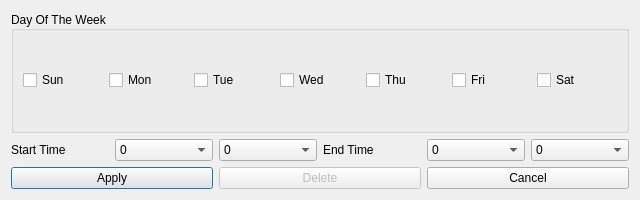
<?xml version="1.0" encoding="UTF-8"?>
<ui version="4.0">
 <class>PolicyConfig</class>
 <widget class="QDialog" name="PolicyConfig">
  <property name="geometry">
   <rect>
    <x>0</x>
    <y>0</y>
    <width>640</width>
    <height>200</height>
   </rect>
  </property>
  <property name="windowTitle">
   <string>Dialog</string>
  </property>
  <layout class="QVBoxLayout" name="verticalLayout">
   <item>
    <widget class="QGroupBox" name="dayOfTheWeekLayout">
     <property name="title">
      <string>Day Of The Week</string>
     </property>
     <property name="alignment">
      <set>Qt::AlignLeading|Qt::AlignLeft|Qt::AlignVCenter</set>
     </property>
     <layout class="QHBoxLayout" name="horizontalLayout">
      <item>
       <widget class="QCheckBox" name="dayOfTheWeekCheck_0">
        <property name="text">
         <string>Sun</string>
        </property>
       </widget>
      </item>
      <item>
       <widget class="QCheckBox" name="dayOfTheWeekCheck_1">
        <property name="text">
         <string>Mon</string>
        </property>
       </widget>
      </item>
      <item>
       <widget class="QCheckBox" name="dayOfTheWeekCheck_2">
        <property name="text">
         <string>Tue</string>
        </property>
       </widget>
      </item>
      <item>
       <widget class="QCheckBox" name="dayOfTheWeekCheck_3">
        <property name="text">
         <string>Wed</string>
        </property>
       </widget>
      </item>
      <item>
       <widget class="QCheckBox" name="dayOfTheWeekCheck_4">
        <property name="text">
         <string>Thu</string>
        </property>
       </widget>
      </item>
      <item>
       <widget class="QCheckBox" name="dayOfTheWeekCheck_5">
        <property name="text">
         <string>Fri</string>
        </property>
       </widget>
      </item>
      <item>
       <widget class="QCheckBox" name="dayOfTheWeekCheck_6">
        <property name="text">
         <string>Sat</string>
        </property>
       </widget>
      </item>
     </layout>
    </widget>
   </item>
   <item>
    <layout class="QHBoxLayout" name="timeLayout">
     <property name="topMargin">
      <number>0</number>
     </property>
     <item>
      <layout class="QHBoxLayout" name="horizontalLayout_2">
       <property name="rightMargin">
        <number>0</number>
       </property>
       <item>
        <widget class="QLabel" name="start_time_label">
         <property name="text">
          <string>Start Time</string>
         </property>
         <property name="alignment">
          <set>Qt::AlignLeading|Qt::AlignLeft|Qt::AlignVCenter</set>
         </property>
        </widget>
       </item>
       <item>
        <widget class="QComboBox" name="sHourBox">
         <item>
          <property name="text">
           <string>0</string>
          </property>
         </item>
         <item>
          <property name="text">
           <string>1</string>
          </property>
         </item>
         <item>
          <property name="text">
           <string>2</string>
          </property>
         </item>
         <item>
          <property name="text">
           <string>3</string>
          </property>
         </item>
         <item>
          <property name="text">
           <string>4</string>
          </property>
         </item>
         <item>
          <property name="text">
           <string>5</string>
          </property>
         </item>
         <item>
          <property name="text">
           <string>6</string>
          </property>
         </item>
         <item>
          <property name="text">
           <string>7</string>
          </property>
         </item>
         <item>
          <property name="text">
           <string>8</string>
          </property>
         </item>
         <item>
          <property name="text">
           <string>9</string>
          </property>
         </item>
         <item>
          <property name="text">
           <string>10</string>
          </property>
         </item>
         <item>
          <property name="text">
           <string>11</string>
          </property>
         </item>
         <item>
          <property name="text">
           <string>12</string>
          </property>
         </item>
         <item>
          <property name="text">
           <string>13</string>
          </property>
         </item>
         <item>
          <property name="text">
           <string>14</string>
          </property>
         </item>
         <item>
          <property name="text">
           <string>15</string>
          </property>
         </item>
         <item>
          <property name="text">
           <string>16</string>
          </property>
         </item>
         <item>
          <property name="text">
           <string>17</string>
          </property>
         </item>
         <item>
          <property name="text">
           <string>18</string>
          </property>
         </item>
         <item>
          <property name="text">
           <string>19</string>
          </property>
         </item>
         <item>
          <property name="text">
           <string>20</string>
          </property>
         </item>
         <item>
          <property name="text">
           <string>21</string>
          </property>
         </item>
         <item>
          <property name="text">
           <string>22</string>
          </property>
         </item>
         <item>
          <property name="text">
           <string>23</string>
          </property>
         </item>
        </widget>
       </item>
       <item>
        <widget class="QComboBox" name="sMinBox">
         <property name="maxVisibleItems">
          <number>6</number>
         </property>
         <item>
          <property name="text">
           <string>0</string>
          </property>
         </item>
         <item>
          <property name="text">
           <string>10</string>
          </property>
         </item>
         <item>
          <property name="text">
           <string>20</string>
          </property>
         </item>
         <item>
          <property name="text">
           <string>30</string>
          </property>
         </item>
         <item>
          <property name="text">
           <string>40</string>
          </property>
         </item>
         <item>
          <property name="text">
           <string>50</string>
          </property>
         </item>
        </widget>
       </item>
      </layout>
     </item>
     <item>
      <layout class="QHBoxLayout" name="horizontalLayout_3">
       <item>
        <widget class="QLabel" name="end_time_label">
         <property name="text">
          <string>End Time</string>
         </property>
         <property name="alignment">
          <set>Qt::AlignLeading|Qt::AlignLeft|Qt::AlignVCenter</set>
         </property>
        </widget>
       </item>
       <item>
        <widget class="QComboBox" name="eHourBox">
         <item>
          <property name="text">
           <string>0</string>
          </property>
         </item>
         <item>
          <property name="text">
           <string>1</string>
          </property>
         </item>
         <item>
          <property name="text">
           <string>2</string>
          </property>
         </item>
         <item>
          <property name="text">
           <string>3</string>
          </property>
         </item>
         <item>
          <property name="text">
           <string>4</string>
          </property>
         </item>
         <item>
          <property name="text">
           <string>5</string>
          </property>
         </item>
         <item>
          <property name="text">
           <string>6</string>
          </property>
         </item>
         <item>
          <property name="text">
           <string>7</string>
          </property>
         </item>
         <item>
          <property name="text">
           <string>8</string>
          </property>
         </item>
         <item>
          <property name="text">
           <string>9</string>
          </property>
         </item>
         <item>
          <property name="text">
           <string>10</string>
          </property>
         </item>
         <item>
          <property name="text">
           <string>11</string>
          </property>
         </item>
         <item>
          <property name="text">
           <string>12</string>
          </property>
         </item>
         <item>
          <property name="text">
           <string>13</string>
          </property>
         </item>
         <item>
          <property name="text">
           <string>14</string>
          </property>
         </item>
         <item>
          <property name="text">
           <string>15</string>
          </property>
         </item>
         <item>
          <property name="text">
           <string>16</string>
          </property>
         </item>
         <item>
          <property name="text">
           <string>17</string>
          </property>
         </item>
         <item>
          <property name="text">
           <string>18</string>
          </property>
         </item>
         <item>
          <property name="text">
           <string>19</string>
          </property>
         </item>
         <item>
          <property name="text">
           <string>20</string>
          </property>
         </item>
         <item>
          <property name="text">
           <string>21</string>
          </property>
         </item>
         <item>
          <property name="text">
           <string>22</string>
          </property>
         </item>
         <item>
          <property name="text">
           <string>23</string>
          </property>
         </item>
         <item>
          <property name="text">
           <string>24</string>
          </property>
         </item>
        </widget>
       </item>
       <item>
        <widget class="QComboBox" name="eMinBox">
         <property name="maxVisibleItems">
          <number>6</number>
         </property>
         <item>
          <property name="text">
           <string>0</string>
          </property>
         </item>
         <item>
          <property name="text">
           <string>10</string>
          </property>
         </item>
         <item>
          <property name="text">
           <string>20</string>
          </property>
         </item>
         <item>
          <property name="text">
           <string>30</string>
          </property>
         </item>
         <item>
          <property name="text">
           <string>40</string>
          </property>
         </item>
         <item>
          <property name="text">
           <string>50</string>
          </property>
         </item>
        </widget>
       </item>
      </layout>
     </item>
    </layout>
   </item>
   <item>
    <layout class="QHBoxLayout" name="buttonLayout">
     <item>
      <widget class="QPushButton" name="applyButton">
       <property name="enabled">
        <bool>true</bool>
       </property>
       <property name="text">
        <string>Apply</string>
       </property>
      </widget>
     </item>
     <item>
      <widget class="QPushButton" name="deleteButton">
       <property name="enabled">
        <bool>false</bool>
       </property>
       <property name="text">
        <string>Delete</string>
       </property>
      </widget>
     </item>
     <item>
      <widget class="QPushButton" name="cancelButton">
       <property name="enabled">
        <bool>true</bool>
       </property>
       <property name="text">
        <string>Cancel</string>
       </property>
      </widget>
     </item>
    </layout>
   </item>
  </layout>
 </widget>
 <resources/>
 <connections/>
</ui>
